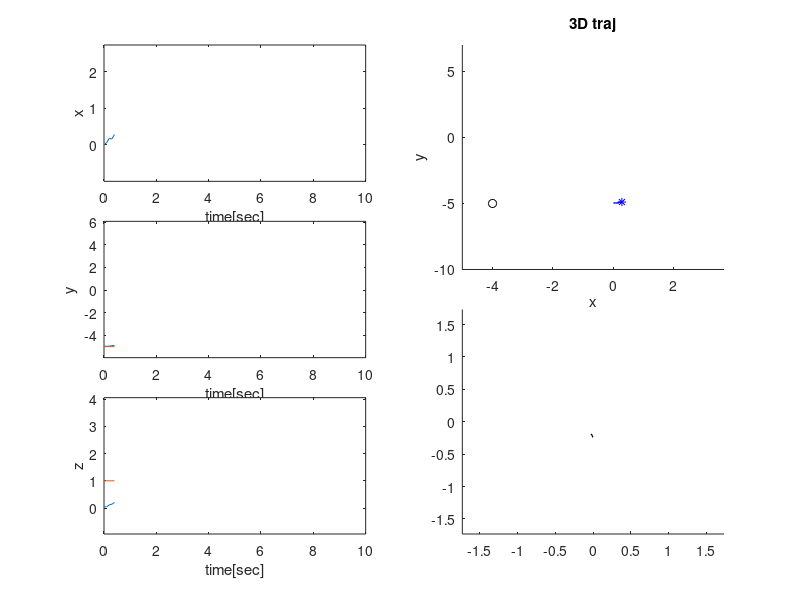

Here is the MATLAB script that generated this plot: (Note: this script raises an error after producing the figure.)
%% This is interception problem using numerical optimization 

%% Parameters
    global t_horizon_prediction t_horizon_observ n
    dt=0.1;  % time interval of each step 
    t_horizon_prediction=1.5;  % prediction horizon 
    N_obs=5; % observation fitting data number 
    t_horizon_observ=dt*N_obs;    % observation horizon                        
    t_exe=0.7;           % executed following horizon of UAV in real world (should be adjusted)
    tf=10;                   % final time of simulation 
    t_init=0;
    N_sim=length(t_init:dt:tf);
    n=4; % poly order 
    
    % Compute time vector t s.t p(t)=p*t
    t0=zeros(n+1,1); t1=zeros(n+1,1);
    t0(1)=1; t1(2)=1;

    % Compute the time integral matrix from 0 to 1
    T0=zeros(n+1,n+1);  
    T1=zeros(n+1,n+1);  % intergral of time vector 1st derviative    
    T3=zeros(n+1,n+1);  % jerk 
    for i=1:n+1
        for j=1:n+1
            T0(i,j)=1/(i+j-1);
            if i>1 && j>1
                T1(i,j)=(i-1)*(j-1)/(i+j-3);
            end
            if i>3 && j>3
                T3(i,j)=factorial(i-1)/factorial(i-4)*factorial(j-1)/factorial(j-4)/(i+j-8+1);
            end
        end
    end
         
%% Target 
    % target predifined history (C-curve) which UAV doesn't know 
    theta=linspace(-pi/2,pi/2,N_sim);
    R=5;
    xs=R*cos(theta)/3; ys=R*sin(theta); zs=linspace(0,3,N_sim);
    
    g_history=[xs;ys;zs]; % positional history of target
    target_traj_noise=rand(3,length(g_history))/10;
    g_history=g_history+target_traj_noise;
%     plot3(g_history(1,:),g_history(2,:),g_history(3,:),'b-')
    
% for now, lets assume UAV can observe initial movement 

%% UAV intial state    
    X=[-4 -5 1]'; Xdot=[0 0 0];
    xr=X(1); yr=X(2); zr=X(3);
    xr_dot=0; yr_dot=0; zr_dot=0;
    yaw=atan2((ys(1)-yr),(xs(1)-xr));
    p_history=[]; % positional history of UAV 
    yaw_history=[];        % yaw history of UAV
%% Main loop     
    replan=false; % replan start?  
    count=0; % iteration count
    count_replan=0;
    isPredicted=false; % is there any predicted motion? in the very first time, No. 
    % drawing 
    figure
    set(gcf,'Position',[100,300,800,500])
    for t=t_init:dt:tf 
    %% replanning loop         
        if replan % If we need to replan (in this case, at every t_elapsed)      
        
        %% obtaining the latest observation data 
            t_obs=t-(N_obs-1)*dt:dt:t; % last N_obs time 
            xt_obs=xs(count-N_obs+1:count); yt_obs=ys(count-N_obs+1:count); zt_obs=zs(count-N_obs+1:count);
            t_replan_start=t; % start time of replanning. which correspond to 0 
        %% Target traj estimation     
            [pt_x,pt_y,pt_z]=target_motion_estimate(t_obs,[xt_obs;yt_obs;zt_obs]);  % coefficients from 0th order to nth order 
            isPredicted=true;
        %% Optimization
            
            % Optimization weights
            w0=30; w1=5; w3=1; % weight for positional & velocity errors % jerk 
            options=optimoptions('quadprog','Display','off');
            % Optimization (Output: polynomial scaled in [0 1])
            pr_x=quadprog(w0*T0+w1*T1+w3*T3,-w0*T0*pt_x-w1*T1*pt_x,[],[],[t0'; t1'],[xr; xr_dot*(t_horizon_prediction)],[],[],[],options);
            pr_y=quadprog(w0*T0+w1*T1+w3*T3,-w0*T0*pt_y-w1*T1*pt_y,[],[],[t0'; t1'],[yr; yr_dot*(t_horizon_prediction)],[],[],[],options);
            pr_z=quadprog(w0*T0+w1*T1+w3*T3,-w0*T0*pt_z-w1*T1*pt_z,[],[],[t0'; t1'],[zr; zr_dot*(t_horizon_prediction)],[],[],[],options);
            % For polyval(Matlab), we flip this coeff.
            pr_x=fliplr(pr_x'); pr_y=fliplr(pr_y'); pr_z=fliplr(pr_z');
            pt_x=fliplr(pt_x'); pt_y=fliplr(pt_y'); pt_z=fliplr(pt_z');

            % Reset the count to 0 
            count_replan=0;
        end
       %% Execute planned path 
        if isPredicted  % if no planning exits, we have nothing to execute
            %% prediction and corresponding plan
            t_eval=linspace(0,1,10); % in real time, this is [t_cur,t_cur+t_horizon_prediction] 
            % Predicted target traj
            xs_pred=polyval(pt_x,t_eval); ys_pred=polyval(pt_y,t_eval); zs_pred=polyval(pt_z,t_eval);
            xrs=polyval(pr_x,t_eval); yrs=polyval(pr_y,t_eval); zrs=polyval(pr_z,t_eval);
                        
            %% Getting state
            % UAV planned state
            t_norm=(t-t_replan_start+dt)/t_horizon_prediction;
            xr=polyval(pr_x,t_norm); yr=polyval(pr_y,t_norm); zr=polyval(pr_z,t_norm);
            xr_dot=(xr-p_history(1,end))/dt; yr_dot=(yr-p_history(2,end))/dt; zr_dot=(zr-p_history(3,end))/dt;
            % predicted target state 
            xt_pred=polyval(pt_x,t_norm); yt_pred=polyval(pt_y,t_norm); zt_pred=polyval(pt_z,t_norm);
            % Desired yaw vector
            yaw=atan2(yt_pred-yr,xt_pred-xr); 
             
        end
        % save current state
        p_history=[p_history [xr; yr; zr]];
        yaw_history=[yaw_history yaw];
       %% do we need to replan? 
        count_replan=count_replan+1;
        count=count+1;
        
        fprintf('current iter : %d replanning count : %d \n',count,count_replan);
        
        if isPredicted
            replan=(count_replan==int32(t_exe/dt));  
        else
            replan=(count_replan==int32(t_horizon_observ/dt));  
        end
        
        
        %% Result animation 
        clf
        t_history=t_init:dt:t;

         % 3D traj 
        subplot(6,2,[2 4 6])
        title('3D traj')
        xlabel('x'); ylabel('y'); zlabel('z')  
        axis([min(xs)-5 max(xs)+2 min(ys)-5 max(ys)+2  min(zs)-3 max(zs)+2])
        hold on 
        % actual stastes
        plot3(g_history(1,1:count),g_history(2,1:count),g_history(3,1:count),'b-','LineWidth',1)         
        plot3(p_history(1,1:count),p_history(2,1:count),p_history(3,1:count),'k-','LineWidth',1);
        plot3(xr,yr,zr,'ko')
        plot3(g_history(1,count),g_history(2,count),g_history(3,count),'b*')
        if isPredicted
            % predicted target traj
            plot3(xs_pred,ys_pred,zs_pred,'g-','LineWidth',1)
            % planned UAV traj
            plot3(xrs,yrs,zrs,'r-','LineWidth',0.5)
            
        end
        hold off

           % xyz 
        subplot(6,2,[1 3])
        plot(t_history,g_history(1,1:count),t_history,p_history(1,1:count));
        axis([t_init tf min(g_history(1,:))-1 max(g_history(1,:))+1])
        xlabel('time[sec]'); ylabel('x')  

        subplot(6,2,[5 7])
        plot(t_history,g_history(2,1:count),t_history,p_history(2,1:count));
        axis([t_init tf min(g_history(2,:))-1 max(g_history(2,:))+1])
        xlabel('time[sec]'); ylabel('y')  

        subplot(6,2,[9 11])
        plot(t_history,g_history(3,1:count),t_history,p_history(3,1:count));
        axis([t_init tf min(g_history(3,:))-1 max(g_history(3,:))+1])
        xlabel('time[sec]'); ylabel('z')  

        % Image plane 
        % Camera spec 
        f=0.2; FOV=pi/3*2;
        % Calculate image on image plane ( small angle of roll of camera is assumed )
        
        d=sqrt((g_history(1,1:count)-p_history(1,1:count)).^2+(g_history(2,1:count)-p_history(2,1:count)).^2);
        alpha=yaw_history-atan2(g_history(2,1:count)-p_history(2,1:count),g_history(1,1:count)-p_history(1,1:count));
        xis=tan(alpha);
        yis=(g_history(3,1:count)-p_history(3,1:count))./(d.*cos(alpha));
        subplot(6,2,[8 10 12])
        hold on
        axis([-tan(FOV/2) tan(FOV/2) -tan(FOV/2) tan(FOV/2)])
        plot(xis,yis,'k-','LineWidth',1)
        hold off
        
        
        pause(1e-1)
       
    end
 
    
%% Result analysis 
        t_history=t_init:dt:tf;
         % 3D traj 
        subplot(6,2,[2 4 6])
        title('3D traj')
        xlabel('x'); ylabel('y'); zlabel('z')  
        hold on 
        plot3(g_history(1,:),g_history(2,:),g_history(3,:),'b-','LineWidth',1)         
        plot3(p_history(1,:),p_history(2,:),p_history(3,:),'k-','LineWidth',1);
        hold off

           % xyz 
        subplot(6,2,[1 3])
        plot(t_history,g_history(1,:),t_history,p_history(1,:));
        xlabel('time[sec]'); ylabel('x')  

        subplot(6,2,[5 7])
        plot(t_history,g_history(2,:),t_history,p_history(2,:));
        xlabel('scaled time [elapsed/pred]'); ylabel('y')  

        subplot(6,2,[9 11])
        plot(t_history,g_history(3,:),t_history,p_history(3,:));
        xlabel('scaled time [elapsed/pred]'); ylabel('z')  

        % Image plane 
        % Camera spec 
        f=0.2; FOV=pi/3*2;
        
        % Calculate image on image plane ( small angle of roll of camera is assumed )
        
        d=sqrt((g_history(1,:)-p_history(1,:)).^2+(g_history(2,:)-p_history(2,:)).^2);
        alpha=yaw_history-atan2(g_history(2,:)-p_history(2,:),g_history(1,:)-p_history(1,:));
        xis=tan(alpha);
        yis=(g_history(3,:)-p_history(3,:))./(d.*cos(alpha));
        subplot(6,2,[8 10 12])
        hold on
        axis([-tan(FOV/2) tan(FOV/2) -tan(FOV/2) tan(FOV/2)])
        plot(xis,yis,'k-','LineWidth',1)
        hold off
        
        
    
    